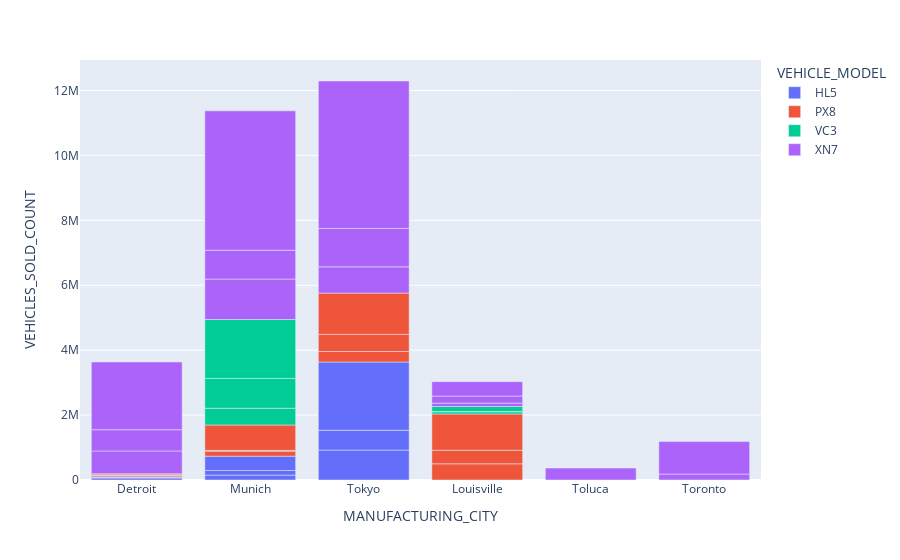

Notebook cell for this chart:
### Code cell
#Which manufacturing cities produce which models?
fig2=px.bar(data_frame=sales_df,x='MANUFACTURING_CITY',y='VEHICLES_SOLD_COUNT',color='VEHICLE_MODEL')
fig2.show()

### Figure 1 — Plotly figure (JSON) as saved in the notebook; plotly's stock layout.template omitted (floating-point values rounded to 4 significant figures)
{"data": [{"alignmentgroup": "True", "hovertemplate": "VEHICLE_MODEL=HL5<br>MANUFACTURING_CITY=%{x}<br>VEHICLES_SOLD_COUNT=%{y}<extra></extra>", "legendgroup": "HL5", "marker": {"color": "#636efa", "pattern": {"shape": ""}}, "name": "HL5", "offsetgroup": "HL5", "orientation": "v", "showlegend": true, "textposition": "auto", "x": ["Detroit", "Munich", "Tokyo", "Detroit", "Munich", "Tokyo", "Detroit", "Munich", "Tokyo"], "xaxis": "x", "y": [61282, 150906, 922086, 17217, 142913, 609153, 20340, 440379, 2104376], "yaxis": "y", "type": "bar"}, {"alignmentgroup": "True", "hovertemplate": "VEHICLE_MODEL=PX8<br>MANUFACTURING_CITY=%{x}<br>VEHICLES_SOLD_COUNT=%{y}<extra></extra>", "legendgroup": "PX8", "marker": {"color": "#EF553B", "pattern": {"shape": ""}}, "name": "PX8", "offsetgroup": "PX8", "orientation": "v", "showlegend": true, "textposition": "auto", "x": ["Detroit", "Louisville", "Munich", "Tokyo", "Detroit", "Louisville", "Munich", "Tokyo", "Detroit", "Louisville", "Munich", "Tokyo"], "xaxis": "x", "y": [39372, 498902, 152010, 323846, 21774, 417472, 27215, 526728, 32874, 1117901, 781520, 1271581], "yaxis": "y", "type": "bar"}, {"alignmentgroup": "True", "hovertemplate": "VEHICLE_MODEL=VC3<br>MANUFACTURING_CITY=%{x}<br>VEHICLES_SOLD_COUNT=%{y}<extra></extra>", "legendgroup": "VC3", "marker": {"color": "#00cc96", "pattern": {"shape": ""}}, "name": "VC3", "offsetgroup": "VC3", "orientation": "v", "showlegend": true, "textposition": "auto", "x": ["Louisville", "Munich", "Louisville", "Munich", "Louisville", "Munich"], "xaxis": "x", "y": [68950, 515742, 8526, 919885, 152905, 1813832], "yaxis": "y", "type": "bar"}, {"alignmentgroup": "True", "hovertemplate": "VEHICLE_MODEL=XN7<br>MANUFACTURING_CITY=%{x}<br>VEHICLES_SOLD_COUNT=%{y}<extra></extra>", "legendgroup": "XN7", "marker": {"color": "#ab63fa", "pattern": {"shape": ""}}, "name": "XN7", "offsetgroup": "XN7", "orientation": "v", "showlegend": true, "textposition": "auto", "x": ["Detroit", "Louisville", "Munich", "Tokyo", "Toluca", "Toronto", "Detroit", "Louisville", "Munich", "Tokyo", "Toronto", "Detroit", "Louisville", "Munich", "Tokyo"], "xaxis": "x", "y": [701464, 103646, 1247532, 809959, 368430, 182371, 654547, 219006, 887710, 1183227, 1001816, 2087465, 442976, 4294079, 4542355], "yaxis": "y", "type": "bar"}], "layout": {"xaxis": {"anchor": "y", "domain": [0.0, 1.0], "title": {"text": "MANUFACTURING_CITY"}}, "yaxis": {"anchor": "x", "domain": [0.0, 1.0], "title": {"text": "VEHICLES_SOLD_COUNT"}}, "legend": {"title": {"text": "VEHICLE_MODEL"}, "tracegroupgap": 0}, "margin": {"t": 60}, "barmode": "relative"}}
